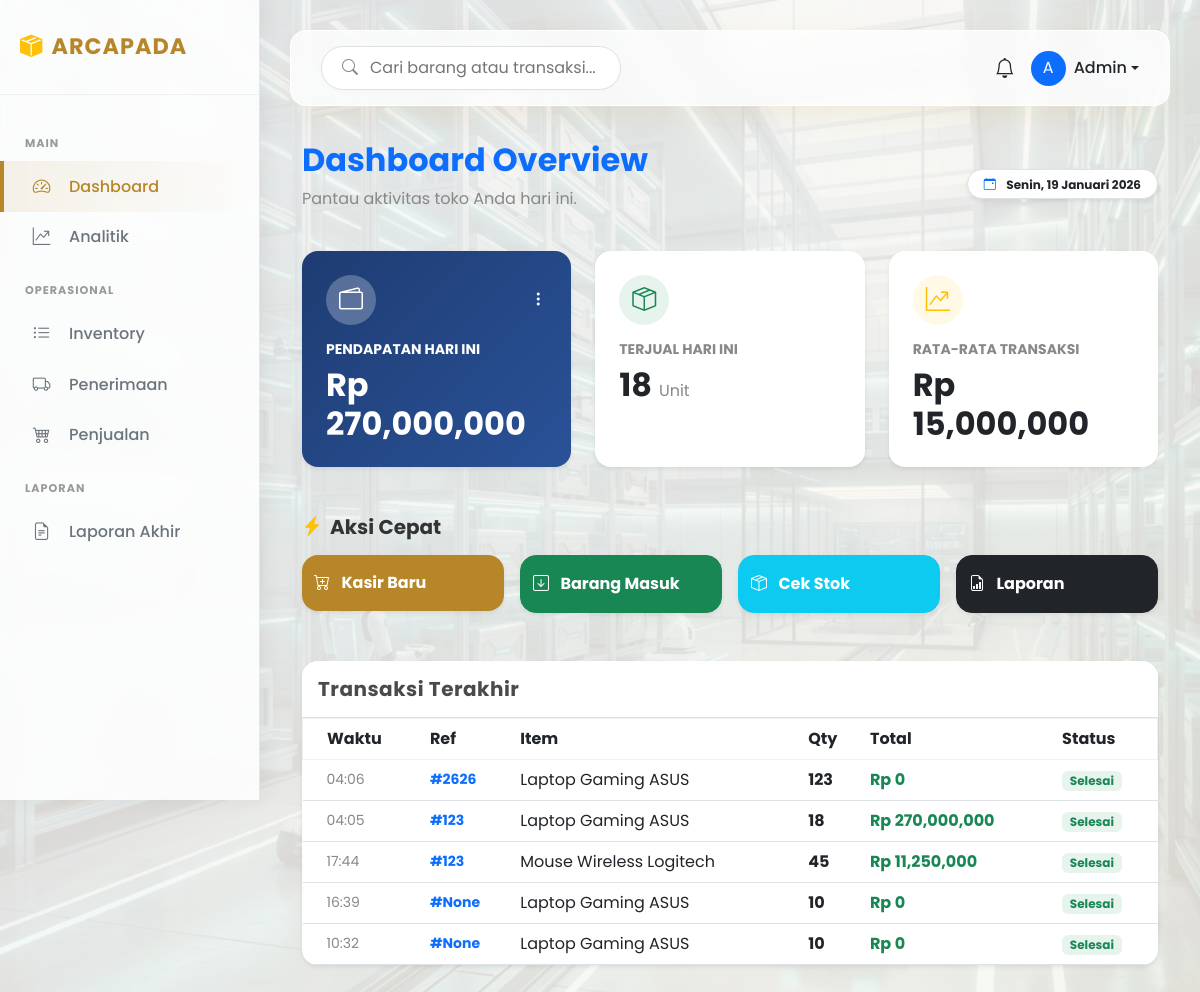
The page /dashboard (signed in) on the database as committed earlier.
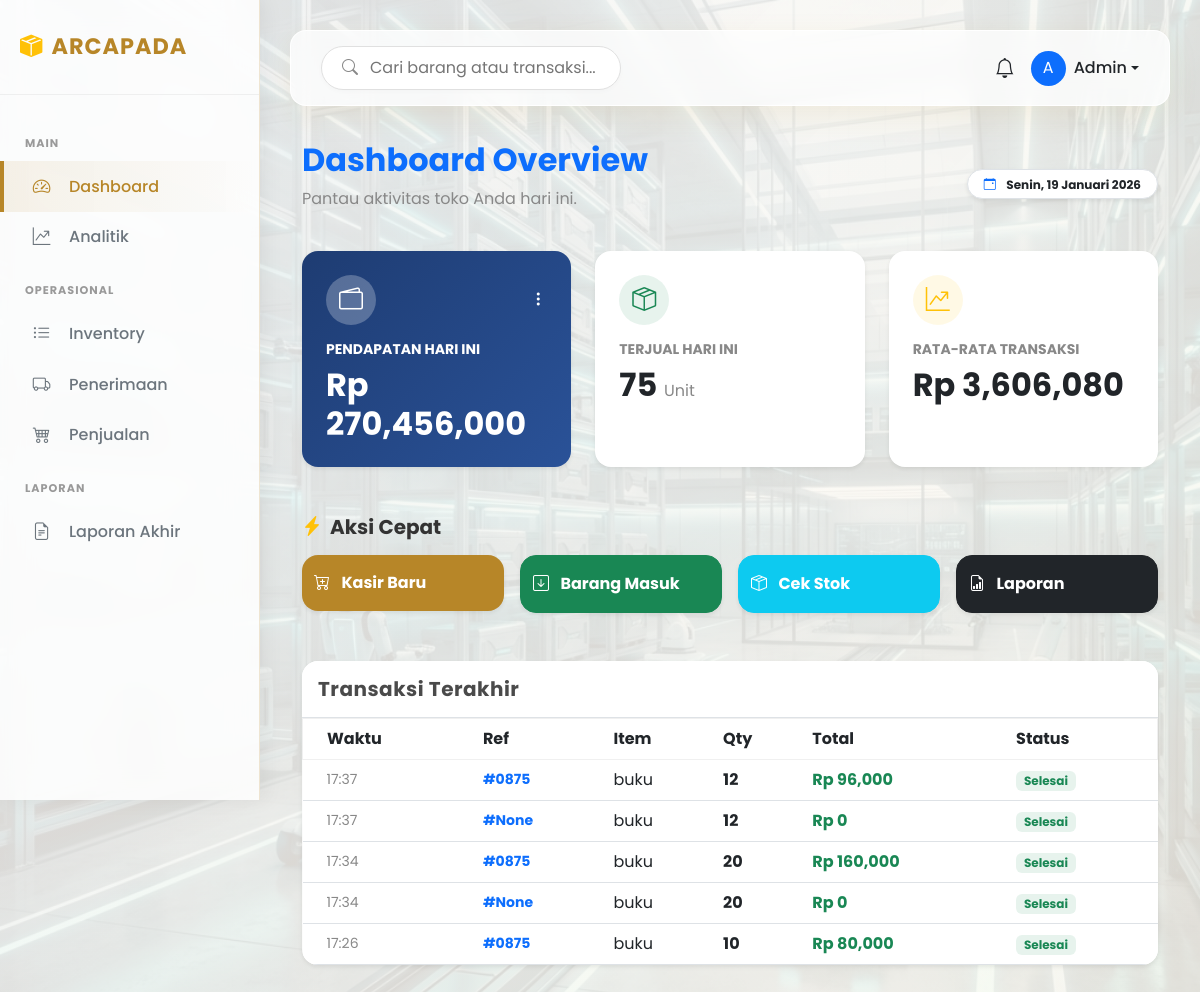
The same page on the database as committed later.
### app/models.py (models this page shows, shortened)
class Transaction(db.Model):
    __tablename__ = 'transactions'
    id = db.Column(db.Integer, primary_key=True)
    product_id = db.Column(db.Integer, db.ForeignKey('products.id'), nullable=False)
    transaction_type = db.Column(db.String(10), nullable=False)
    quantity = db.Column(db.Integer, nullable=False)
    total_amount = db.Column(db.Float, nullable=False)
    created_at = db.Column(db.DateTime, default=datetime.utcnow)
    supplier = db.Column(db.String(100), nullable=True)
    reference = db.Column(db.String(50), nullable=True)

class Product(db.Model):
    __tablename__ = 'products'
    id = db.Column(db.Integer, primary_key=True)
    sku = db.Column(db.String(20), unique=True, nullable=False)
    name = db.Column(db.String(100), nullable=False)
    description = db.Column(db.Text, nullable=True)
    price = db.Column(db.Float, nullable=False)
    cost = db.Column(db.Float, nullable=False)
    stock_quantity = db.Column(db.Integer, default=0)
    min_stock_threshold = db.Column(db.Integer, default=10)
    transactions = db.relationship('Transaction', backref='product', lazy=True)

### app/controllers/web_controller.py (the view)
@web_bp.route('/dashboard')
def dashboard():
    if 'user_id' not in session: return redirect(url_for('auth.login_web'))
    today = datetime.now().replace(hour=0, minute=0, second=0, microsecond=0)
    total_revenue = db.session.query(func.sum(Transaction.total_amount))\
        .filter(Transaction.transaction_type == 'OUT')\
        .filter(Transaction.created_at >= today)\
        .scalar() or 0
    total_sold = db.session.query(func.sum(Transaction.quantity))\
        .filter(Transaction.transaction_type == 'OUT')\
        .filter(Transaction.created_at >= today)\
        .scalar() or 0
    recent_transactions = Transaction.query.order_by(Transaction.created_at.desc()).limit(5).all()
    summary = {
        'total_revenue': total_revenue,
        'total_items_sold': total_sold,
        'average_order_value': (total_revenue / total_sold) if total_sold > 0 else 0
    }
    return render_template('dashboard.html', summary=summary, recent_transactions=recent_transactions)

### app/context_processor.py (called while the page is built)
def inject_notifications():
    def get_notifications():
        allowed_roles = ['admin', 'kepala_gudang', 'kepala_divisi']
        user_role = session.get('role')
        if not user_role or user_role not in allowed_roles:
            return {'count': 0, 'items': []}
        low_stock_items = Product.query.filter(Product.stock_quantity <= Product.min_stock_threshold).all()
        return {
            'count': len(low_stock_items),
            'items': low_stock_items
        }
    return dict(notifications=get_notifications())

### app/templates/dashboard.html (shortened to what the changed rows need)
{% extends "base.html" %}
{% block content %}
<div class="container pb-5">
    <div class="d-flex justify-content-between align-items-center mb-4">
        <div>
            <h2 class="fw-bold text-primary">Dashboard Overview</h2>
        </div>
    </div>
    <div class="row g-4 mb-5">
        <div class="col-md-4">
            <div class="card border-0 shadow-sm h-100" style="background: linear-gradient(135deg, #1e3c72 0%, #2a5298 100%); color: white;">
                <div class="card-body p-4">
                    <div class="d-flex justify-content-between align-items-center mb-3">
                        <div class="bg-white bg-opacity-25 rounded-circle p-2 d-flex align-items-center justify-content-center" style="width: 50px; height: 50px;">
                        </div>
                        <div class="dropdown">
                        </div>
                    </div>
                    <h6 class="text-white text-opacity-75 text-uppercase small fw-bold">Pendapatan Hari Ini</h6>
                    <h2 class="fw-bold mb-0">Rp {{ "{:,.0f}".format(summary.total_revenue) }}</h2>
                </div>
            </div>
        </div>
        <div class="col-md-4">
            <div class="card border-0 shadow-sm h-100 bg-white">
                <div class="card-body p-4">
                    <div class="d-flex justify-content-between align-items-center mb-3">
                        <div class="bg-success bg-opacity-10 text-success rounded-circle p-2 d-flex align-items-center justify-content-center" style="width: 50px; height: 50px;">
                        </div>
                    </div>
                    <h6 class="text-muted text-uppercase small fw-bold">Terjual Hari Ini</h6>
                    <h2 class="fw-bold mb-0 text-dark">{{ summary.total_items_sold }} <span class="fs-6 text-muted fw-normal">Unit</span></h2>
                </div>
            </div>
        </div>
        <div class="col-md-4">
            <div class="card border-0 shadow-sm h-100 bg-white">
                <div class="card-body p-4">
                    <div class="d-flex justify-content-between align-items-center mb-3">
                        <div class="bg-warning bg-opacity-10 text-warning rounded-circle p-2 d-flex align-items-center justify-content-center" style="width: 50px; height: 50px;">
                        </div>
                    </div>
                    <h6 class="text-muted text-uppercase small fw-bold">Rata-rata Transaksi</h6>
                    <h2 class="fw-bold mb-0 text-dark">Rp {{ "{:,.0f}".format(summary.average_order_value) }}</h2>
                </div>
            </div>
        </div>
    </div>
    <div class="card border-0 shadow-sm rounded-4 overflow-hidden">
        <div class="card-body p-0">
            <table class="table table-hover align-middle mb-0">
                <thead class="bg-light">
                    <tr>
                        <th class="ps-4">Waktu</th>
                        <th>Ref</th>
                        <th>Item</th>
                        <th>Qty</th>
                        <th>Total</th>
                        <th>Status</th>
                    </tr>
                </thead>
                <tbody>
                    {% for t in recent_transactions %}
                    <tr>
                        <td class="ps-4 text-muted small">{{ t.created_at.strftime('%H:%M') }}</td>
                        <td class="fw-bold text-primary small">#{{ t.reference }}</td>
                        <td>{{ t.product.name }}</td>
                        <td class="fw-bold">{{ t.quantity }}</td>
                        <td class="text-success fw-bold">Rp {{ "{:,.0f}".format(t.total_amount) }}</td>
                        <td>
                            <span class="badge bg-success bg-opacity-10 text-success">Selesai</span>
                        </td>
                    </tr>
                    {% else %}
                    <tr>
                        <td colspan="6" class="text-center py-4 text-muted">Belum ada transaksi hari ini.</td>
                    </tr>
                    {% endfor %}
                </tbody>
            </table>
        </div>
    </div>
</div>
{% endblock %}

Rows that differ between the two databases and show on the page:
no longer on this page (row unchanged): Transaction: created_at "04:06", reference "2626", product.name "Laptop Gaming ASUS", quantity "123", total_amount "0"
no longer on this page (row unchanged): Transaction: created_at "04:05", reference "123", product.name "Laptop Gaming ASUS", quantity "18", total_amount "270,000,000"
no longer on this page (row unchanged): Transaction: created_at "17:44", reference "123", product.name "Mouse Wireless Logitech", quantity "45", total_amount "11,250,000"
no longer on this page (row unchanged): Transaction: created_at "16:39", reference "None", product.name "Laptop Gaming ASUS", quantity "10", total_amount "0"
no longer on this page (row unchanged): Transaction: created_at "10:32", reference "None", product.name "Laptop Gaming ASUS", quantity "10", total_amount "0"
added Transaction: created_at "17:37", reference "0875", product.name "buku", quantity "12", total_amount "96,000"
added Transaction: created_at "17:37", reference "None", product.name "buku", quantity "12", total_amount "0"
added Transaction: created_at "17:34", reference "0875", product.name "buku", quantity "20", total_amount "160,000"
added Transaction: created_at "17:34", reference "None", product.name "buku", quantity "20", total_amount "0"
added Transaction: created_at "17:26", reference "0875", product.name "buku", quantity "10", total_amount "80,000"
Other text that changed with them:
{{ "{:,.0f}".format(summary.total_revenue) }}: "270,000,000" → "270,456,000"
{{ summary.total_items_sold }}: "18" → "75"
{{ "{:,.0f}".format(summary.average_order_value) }}: "15,000,000" → "3,606,080"
